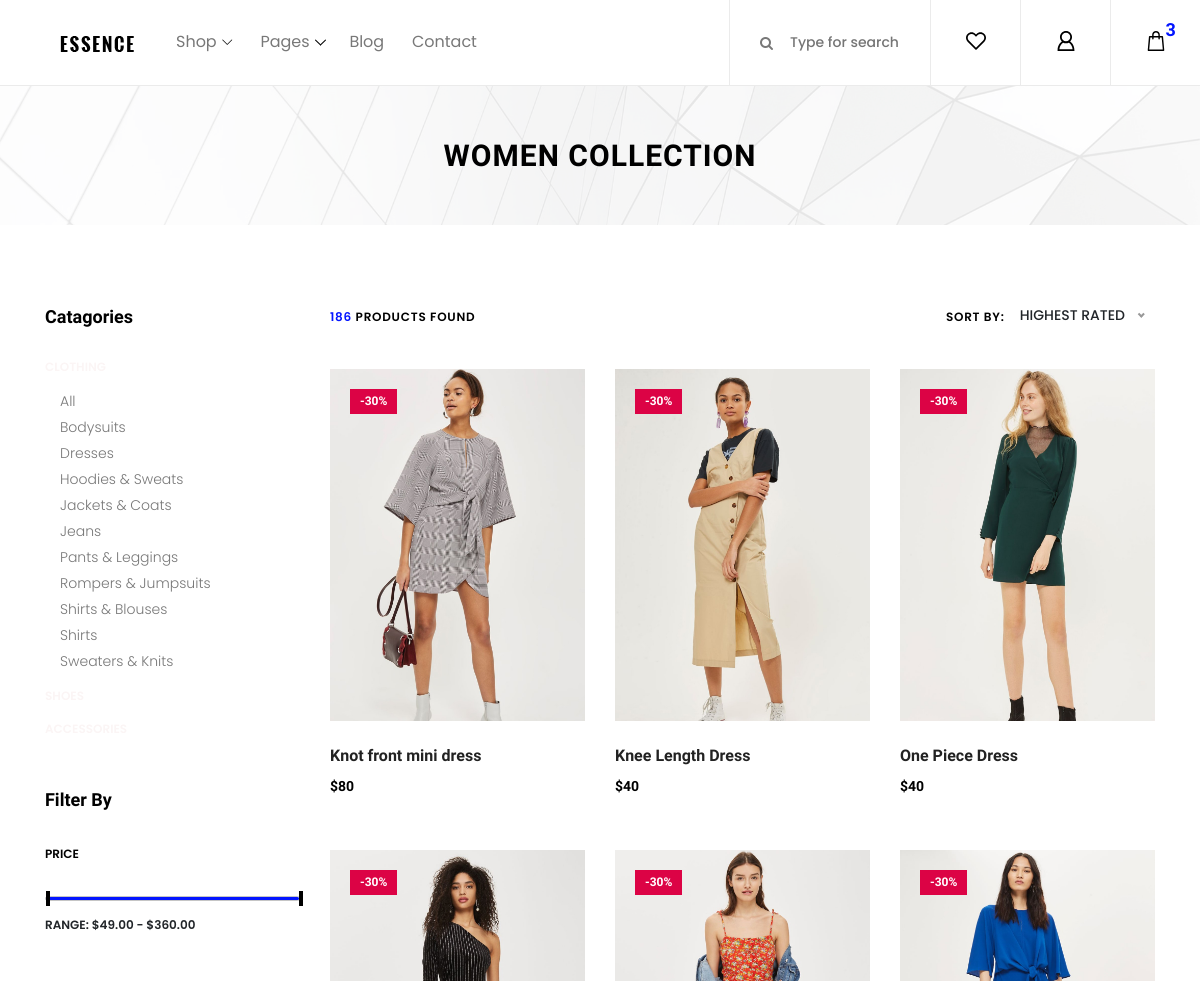
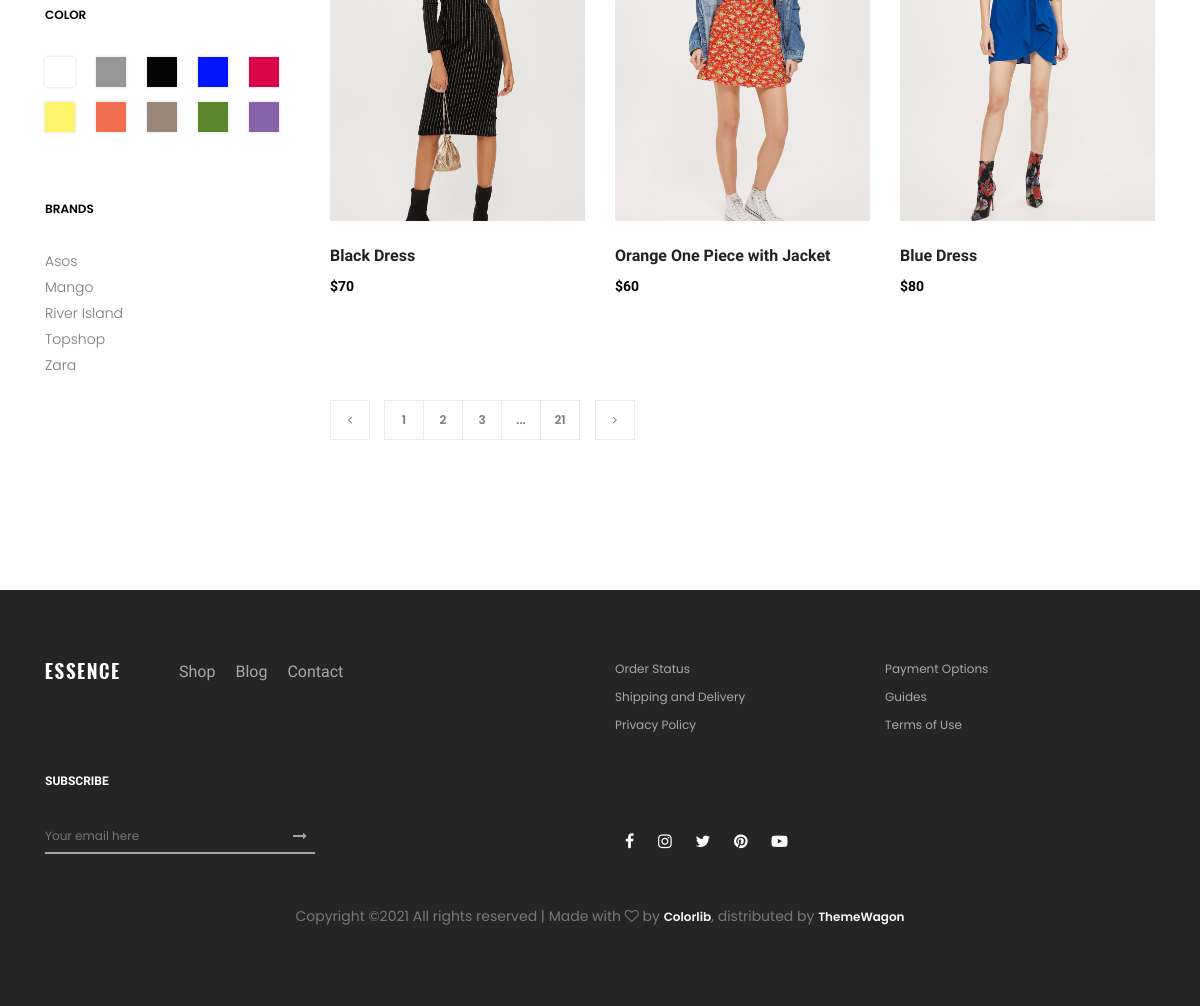
The page /essence-master/women.php on the database its author committed (2 pictures, top to bottom).
### tables this page shows
CREATE TABLE `product_detail` (
  `p_id` bigint(10) NOT NULL,
  `p_name` varchar(100) NOT NULL,
  `p_price` bigint(50) NOT NULL,
  `p_desc` text NOT NULL,
  `p_image` varchar(100) NOT NULL,
  `c_name` varchar(50) NOT NULL,
  `is_active` bigint(20) NOT NULL DEFAULT 1
);

### essence-master/women.php (the view, shortened to what this page needs)
<!DOCTYPE html>
<html lang="en">
<head>
    <link rel="stylesheet" href="css/core-style.css">
    <link rel="stylesheet" href="style.css">
</head>
<body>
    <header class="header_area">
        <div class="classy-nav-container breakpoint-off d-flex align-items-center justify-content-between">
            <nav class="classy-navbar" id="essenceNav">
                <a class="nav-brand" href="index.php"><img src="img/core-img/logo.png" alt=""></a>
                <div class="classy-menu">
                    <div class="classynav">
                        <ul>
                            <li><a href="#">Shop</a>
                            </li>
                            <li><a href="#">Pages</a>
                            </li>
                            <li><a href="blog.html">Blog</a></li>
                            <li><a href="contact.html">Contact</a></li>
                        </ul>
                    </div>
                </div>
            </nav>
            <div class="header-meta d-flex clearfix justify-content-end">
                <div class="search-area">
                    <form action="search-product.php" method="post">
                        <input type="search" name="search" id="headerSearch" placeholder="Type for search">
                        <button type="submit" name="submit"><i class="fa fa-search" aria-hidden="true"></i></button>
                    </form>
                </div>
                <div class="favourite-area">
                    <a href="#"><img src="img/core-img/heart.svg" alt=""></a>
                </div>
                <div class="user-login-info">
                    <a href="#"><img src="img/core-img/user.svg" alt=""></a>
                </div>
                <div class="cart-area">
                    <a href="#" id="essenceCartBtn"><img src="img/core-img/bag.svg" alt=""> <span>3</span></a>
                </div>
            </div>
        </div>
    </header>
    <div class="breadcumb_area bg-img" style="background-image: url(img/bg-img/breadcumb.jpg);">
        <div class="container h-100">
            <div class="row h-100 align-items-center">
                <div class="col-12">
                    <div class="page-title text-center">
                        <h2>WOMEN COLLECTION</h2>
                    </div>
                </div>
            </div>
        </div>
    </div>
    <section class="shop_grid_area section-padding-80">
        <div class="container">
            <div class="row">
                <div class="col-12 col-md-4 col-lg-3">
                    <div class="shop_sidebar_area">
                        <div class="widget catagory mb-50">
                            <h6 class="widget-title mb-30">Catagories</h6>
                            <div class="catagories-menu">
                                <ul id="menu-content2" class="menu-content collapse show">
                                    <li data-toggle="collapse" data-target="#clothing">
                                        <a href="#">clothing</a>
                                        <ul class="sub-menu collapse show" id="clothing">
                                            <li><a href="#">All</a></li>
                                            <li><a href="#">Bodysuits</a></li>
                                            <li><a href="#">Dresses</a></li>
                                            <li><a href="#">Hoodies &amp; Sweats</a></li>
                                            <li><a href="#">Jackets &amp; Coats</a></li>
                                            <li><a href="#">Jeans</a></li>
                                            <li><a href="#">Pants &amp; Leggings</a></li>
                                            <li><a href="#">Rompers &amp; Jumpsuits</a></li>
                                            <li><a href="#">Shirts &amp; Blouses</a></li>
                                            <li><a href="#">Shirts</a></li>
                                            <li><a href="#">Sweaters &amp; Knits</a></li>
                                        </ul>
                                    </li>
                                    <li data-toggle="collapse" data-target="#shoes" class="collapsed">
                                        <a href="#">shoes</a>
                                    </li>
                                    <li data-toggle="collapse" data-target="#accessories" class="collapsed">
                                        <a href="#">accessories</a>
                                    </li>
                                </ul>
                            </div>
                        </div>
                        <div class="widget price mb-50">
                            <h6 class="widget-title mb-30">Filter by</h6>
                            <p class="widget-title2 mb-30">Price</p>
                            <div class="widget-desc">
                                <div class="slider-range">
                                    <div data-min="49" data-max="360" data-unit="$" class="slider-range-price ui-slider ui-slider-horizontal ui-widget ui-widget-content ui-corner-all" data-value-min="49" data-value-max="360" data-label-result="Range:">
                                        <span class="ui-slider-handle ui-state-default ui-corner-all" tabindex="0"></span>
                                        <span class="ui-slider-handle ui-state-default ui-corner-all" tabindex="0"></span>
                                    </div>
                                    <div class="range-price">Range: $49.00 - $360.00</div>
                                </div>
                            </div>
                        </div>
                        <div class="widget color mb-50">
                            <p class="widget-title2 mb-30">Color</p>
                            <div class="widget-desc">
                                <ul class="d-flex">
                                    <li><a href="#" class="color1"></a></li>
                                    <li><a href="#" class="color2"></a></li>
                                    <li><a href="#" class="color3"></a></li>
                                    <li><a href="#" class="color4"></a></li>
                                    <li><a href="#" class="color5"></a></li>
                                    <li><a href="#" class="color6"></a></li>
                                    <li><a href="#" class="color7"></a></li>
                                    <li><a href="#" class="color8"></a></li>
                                    <li><a href="#" class="color9"></a></li>
                                    <li><a href="#" class="color10"></a></li>
                                </ul>
                            </div>
                        </div>
                        <div class="widget brands mb-50">
                            <p class="widget-title2 mb-30">Brands</p>
                            <div class="widget-desc">
                                <ul>
                                    <li><a href="#">Asos</a></li>
                                    <li><a href="#">Mango</a></li>
                                    <li><a href="#">River Island</a></li>
                                    <li><a href="#">Topshop</a></li>
                                    <li><a href="#">Zara</a></li>
                                </ul>
                            </div>
                        </div>
                    </div>
                </div>
                <div class="col-12 col-md-8 col-lg-9">
                    <div class="shop_grid_product_area">
                        <div class="row">
                            <div class="col-12">
                                <div class="product-topbar d-flex align-items-center justify-content-between">
                                    <div class="total-products">
                                        <p><span>186</span> products found</p>
                                    </div>
                                    <div class="product-sorting d-flex">
                                        <p>Sort by:</p>
                                        <form action="#" method="get">
                                        </form>
                                    </div>
                                </div>
                            </div>
                        </div>
                        <div class="row">
                        <?php
                        include "../admin-panel/connection.php";
                        $sql="select * from product_detail where c_name='Women' AND is_active='1'" or die("error in query");
                        $query=mysqli_query($con,$sql);
                        while($row=mysqli_fetch_array($query))
                        {
                            $p_id=$row['p_id'];
                        ?>
                            <div class="col-12 col-sm-6 col-lg-4">
                                <div class="single-product-wrapper">
                                    <div class="product-img">
                                        <img src="<?php echo $row['p_image']; ?>" alt="">
                                        <div class="product-badge offer-badge">
                                            <span>-30%</span>
                                        </div>
                                    </div>
                                    <div class="product-description">
                                        <a href="single-product-details.php?p_id=<?php echo $p_id; ?>">
                                            <h6><?php echo $row['p_name']; ?></h6>
                                        </a>
                                        <p class="product-price">$<?php echo $row['p_price']; ?></p>
                                    </div>
                                </div>
                            </div>
                        <?php
                        }
                        ?>
                        </div>
                    </div>
                    <nav aria-label="navigation">
                        <ul class="pagination mt-50 mb-70">
                            <li class="page-item"><a class="page-link" href="#"><i class="fa fa-angle-left"></i></a></li>
                            <li class="page-item"><a class="page-link" href="#">1</a></li>
                            <li class="page-item"><a class="page-link" href="#">2</a></li>
                            <li class="page-item"><a class="page-link" href="#">3</a></li>
                            <li class="page-item"><a class="page-link" href="#">...</a></li>
                            <li class="page-item"><a class="page-link" href="#">21</a></li>
                            <li class="page-item"><a class="page-link" href="#"><i class="fa fa-angle-right"></i></a></li>
                        </ul>
                    </nav>
                </div>
            </div>
        </div>
    </section>
    <footer class="footer_area clearfix">
        <div class="container">
            <div class="row">
                <div class="col-12 col-md-6">
                    <div class="single_widget_area d-flex mb-30">
                        <div class="footer-logo mr-50">
                            <a href="#"><img src="img/core-img/logo2.png" alt=""></a>
                        </div>
                        <div class="footer_menu">
                            <ul>
                                <li><a href="shop.html">Shop</a></li>
                                <li><a href="blog.html">Blog</a></li>
                                <li><a href="contact.html">Contact</a></li>
                            </ul>
                        </div>
                    </div>
                </div>
                <div class="col-12 col-md-6">
                    <div class="single_widget_area mb-30">
                        <ul class="footer_widget_menu">
                            <li><a href="#">Order Status</a></li>
                            <li><a href="#">Payment Options</a></li>
                            <li><a href="#">Shipping and Delivery</a></li>
                            <li><a href="#">Guides</a></li>
                            <li><a href="#">Privacy Policy</a></li>
                            <li><a href="#">Terms of Use</a></li>
                        </ul>
                    </div>
                </div>
            </div>
            <div class="row align-items-end">
                <div class="col-12 col-md-6">
                    <div class="single_widget_area">
                        <div class="footer_heading mb-30">
                            <h6>Subscribe</h6>
                        </div>
                        <div class="subscribtion_form">
                            <form action="#" method="post">
                                <input type="email" name="mail" class="mail" placeholder="Your email here">
                                <button type="submit" class="submit"><i class="fa fa-long-arrow-right" aria-hidden="true"></i></button>
                            </form>
                        </div>
                    </div>
                </div>
                <div class="col-12 col-md-6">
                    <div class="single_widget_area">
                        <div class="footer_social_area">
                            <a href="#" data-toggle="tooltip" data-placement="top" title="Facebook"><i class="fa fa-facebook" aria-hidden="true"></i></a>
                            <a href="#" data-toggle="tooltip" data-placement="top" title="Instagram"><i class="fa fa-instagram" aria-hidden="true"></i></a>
                            <a href="#" data-toggle="tooltip" data-placement="top" title="Twitter"><i class="fa fa-twitter" aria-hidden="true"></i></a>
                            <a href="#" data-toggle="tooltip" data-placement="top" title="Pinterest"><i class="fa fa-pinterest" aria-hidden="true"></i></a>
                            <a href="#" data-toggle="tooltip" data-placement="top" title="Youtube"><i class="fa fa-youtube-play" aria-hidden="true"></i></a>
                        </div>
                    </div>
                </div>
            </div>
        <div class="row mt-5">
                <div class="col-md-12 text-center">
                    <p>
    Copyright &copy;<script>document.write(new Date().getFullYear());</script> All rights reserved | Made with <i class="fa fa-heart-o" aria-hidden="true"></i> by <a href="https://colorlib.com" target="_blank">Colorlib</a>, distributed by <a href="https://themewagon.com/" target="_blank">ThemeWagon</a>
                    </p>
                </div>
            </div>
        </div>
    </footer>
</body>
</html>

### rows shown on the page
product_detail: p_image (picture), p_name "Knot front mini dress", p_price "80"
product_detail: p_image (picture), p_name "Knee Length Dress", p_price "40"
product_detail: p_image (picture), p_name "One Piece Dress", p_price "40"
product_detail: p_image (picture), p_name "Black Dress", p_price "70"
product_detail: p_image (picture), p_name "Orange One Piece with Jacket", p_price "60"
product_detail: p_image (picture), p_name "Blue Dress", p_price "80"
